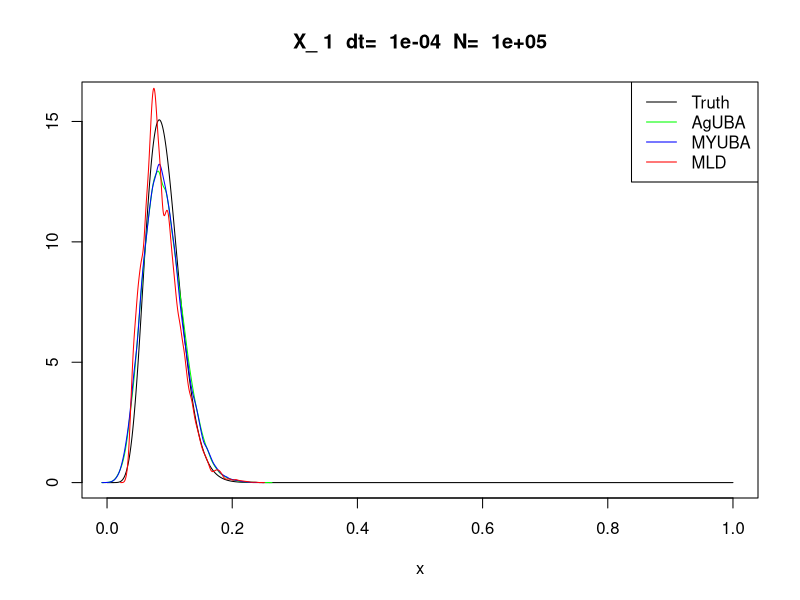
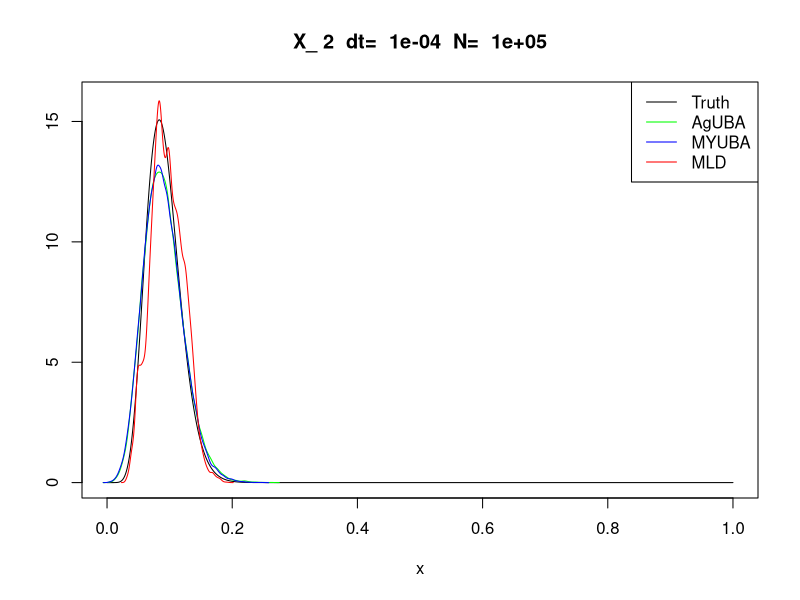
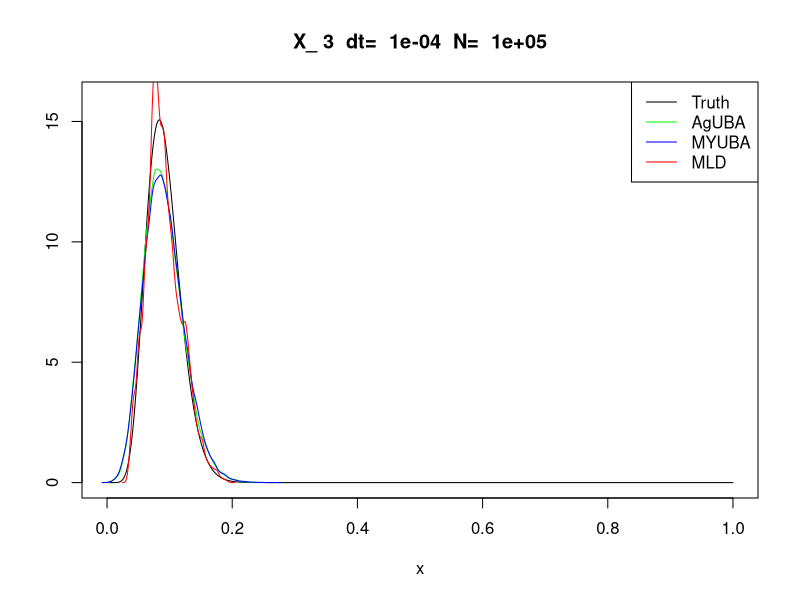
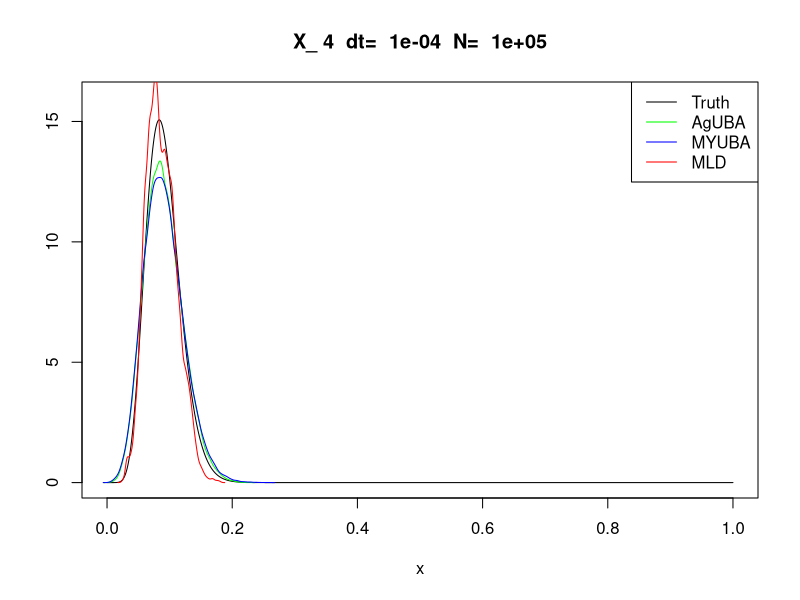
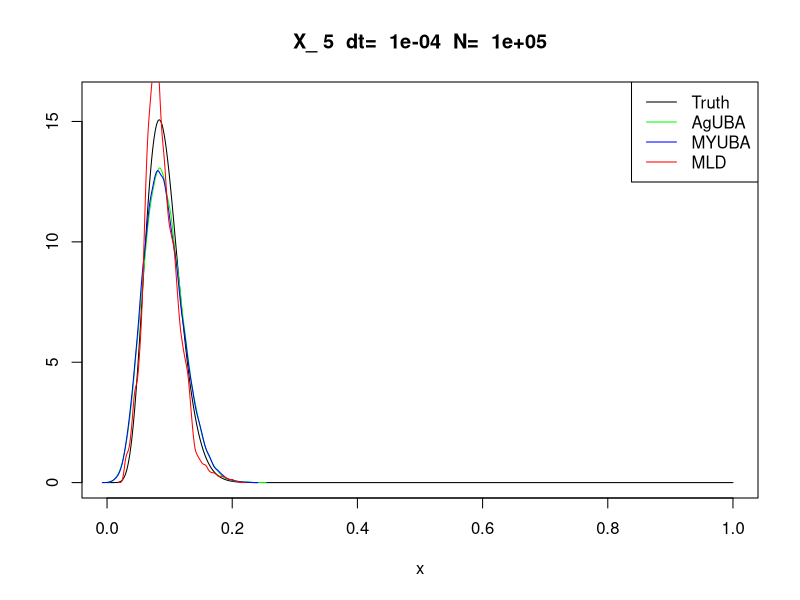
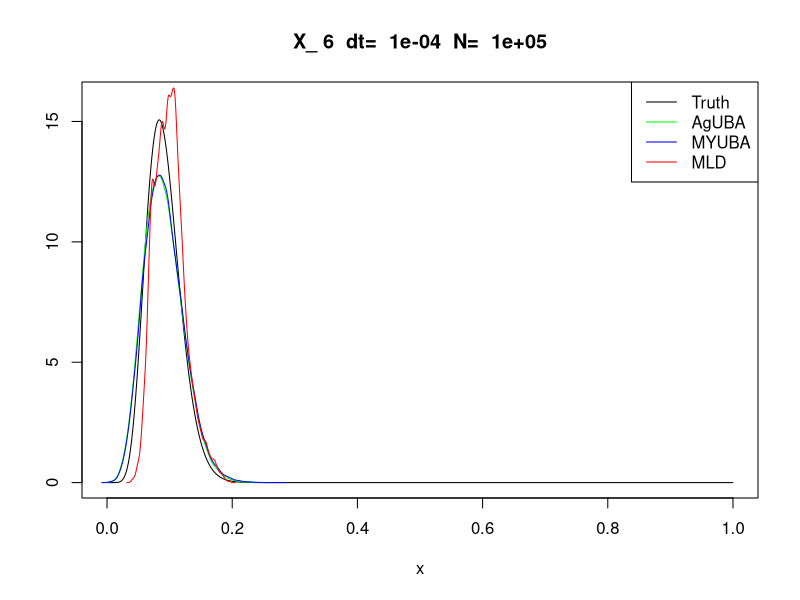
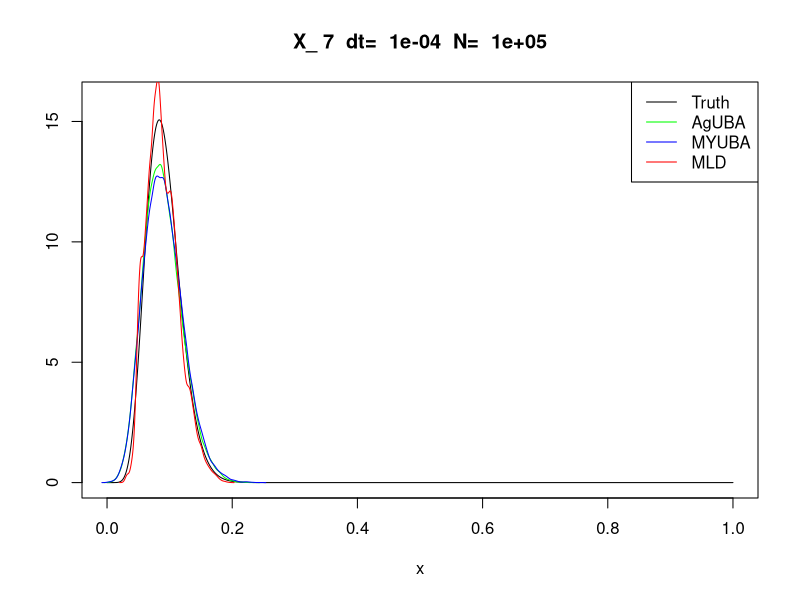
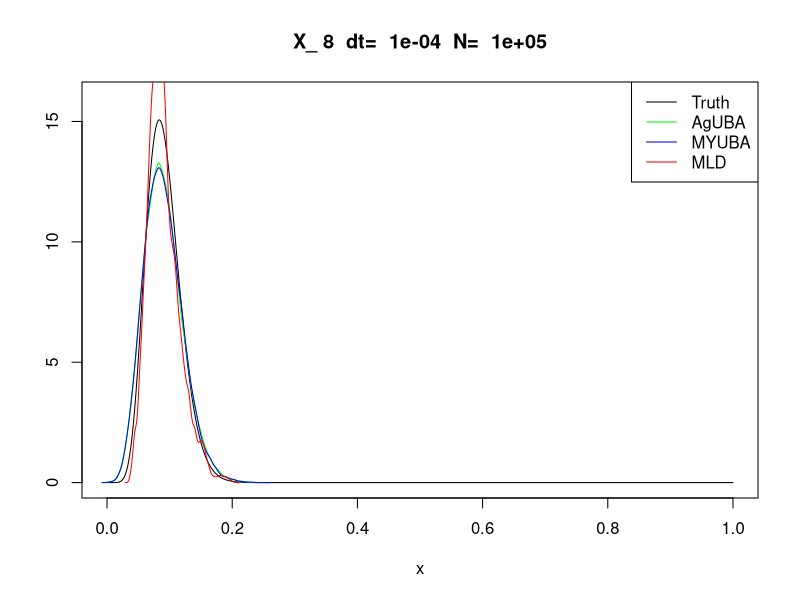

R code for these plots, in order:
##########################################33
### MYUBA vs AgUBA on simplex 
##############################################
###AugUBA for Simplex
set.seed(123)

d = 11
nl = rep(10, d)
#nl = c(.5, .50,rep(50, d-2))
#nl = c(3,3)
al= rep(0.1, d) 
pars = nl+al
##Dimesion 

#lambda 
lambda = 1e-6

##Calculate projection 
projsplx = function(u)
{
  ##Initialize
  y = sort(u)
  n = length(y)
  t = numeric(n-1)
  i = n-1
  
  ##Calculating t_hat
  while(i>= 1)
  {
    #Calculate t_i for i>=1
    t[i] = (sum(y[(i+1):n]) - 1)/(n-i)
    if(t[i] >= y[i])
    {
      t_hat = t[i]
      x = ifelse((u - t_hat) >0 , (u- t_hat) , 0)
      return(x)
    }
    else
    {
      #decrement
      i = i - 1
    }
  }
  
  #Calculate t_hat for i==0
  t_hat = (sum(y)-1)/n
  x = ifelse((u - t_hat) >0 , (u - t_hat) , 0)
  return(x)
  
}

dlogf = function(x)
{
  u = projsplx(x)
  
  u.sub <- u[1:(d-1)]
  x.sub <- x[1:(d-1)]
  nl.sub <- nl[1:(d-1)]
  al.sub<- al[1:(d-1)]
  
  grad.psi = (nl.sub + al.sub -1)/x.sub - (nl.sub + al.sub -1)/(1 -sum(x.sub))
  
  my.grad = (x.sub - u.sub)/lambda
  rtn = grad.psi - my.grad
  return(rtn)
}

probf = function(x , dt,v)
{
  mu = dlogf(x)
  temp = -sqrt(2*dt)*v*mu
  return(1/(1 + exp(temp)))
}

UBA = function(x0 ,dt, N)
{
  d = length(x0)
  x = matrix(nrow = N , ncol = d)
  x[1, ]= x0
  counter = 0 
  ind = rep(FALSE , N)
  for( i in 2: N)
  {
    P_x = projsplx(x[(i-1), ])
    diff = P_x - x[(i-1),]
    s = sum(diff==0)
    if(s == d)
    {
      counter = counter + 1
      ind[(i-1)] = TRUE
    }
    
    
    v = rnorm(d-1)
    U = runif(d-1)
    prob = probf(x[i-1, ],dt = dt , v = v)
    b = ifelse(U<=prob , 1, -1)
    x[i,-d ] = x[i-1, -d] + sqrt(2*dt)*b*v
    x[i , d] = 1 - sum(x[i, -d])
    if(i%% 1e4 ==0)
    {
      print(i)
    }
  }
  
  return(list(x , ind , counter)) 
  
}




##Calculate augmented drift
aug_drift = function(x)
{
  u = projsplx(x)
  
  u.sub <- u[1:(d-1)]
  x.sub <- x[1:(d-1)]
  nl.sub <- nl[1:(d-1)]
  al.sub<- al[1:(d-1)]
  
  dlogf = (nl.sub + al.sub -1)/x.sub - (nl.sub + al.sub -1)/(1 -sum(x.sub))
  
  rtn = ifelse( u.sub - x.sub == 0 , dlogf , sign(u.sub - x.sub)*Inf)
  return(rtn)
}


##Calculate probability function 
aug_probf = function(u , dt, v)
{
  mu = aug_drift(u)
  temp = -sqrt(2*dt)*v*mu
  return(1/(1 + exp(temp)))
}


###Preconditioning matrix 
###Calculate preconditioning matrix
C = function(x)
{
  u = projsplx(x)
  u.sub <- u[1:(d-1)]
  x.sub <- x[1:(d-1)]
  s = matrix(u.sub - x.sub , nrow = length(u.sub) , ncol = 1)
  
  #Projection matrix
  den = t(s)%*%s
  den = den[1,1]
  
  foo = prod(s==0)
  #foo = prod(s < eps)
  count = 0
  if(foo>0)
  {
    I = diag(1,nrow =  d-1, ncol = d-1)
    rtn = I
    count = count + 1
  }else{
    P = s%*% t(s)
    P = P/den
    rtn = P 
  }
  return(list(rtn ,count))
}

###AugUBA
###AugUBA
aug_UBA = function(x0,dt,N)
{
  x = matrix(0 ,nrow = N, ncol= d)
  
  #initializing the first row 
  x[1 , ] = x0
  ind = rep(FALSE, N)
  counter = 0
  for( i in 2: N)
  {
    v = rnorm(d-1)
    U = runif(d-1)
    prob = aug_probf(u = x[(i-1), ], dt = dt , v = v)
    v = ifelse(U<= prob , v, -v)
    pack = C(x[(i-1), ])
    mat = pack[[1]]
    temp = pack[[2]]
    if(temp ==1)
    {
      counter = counter + 1
      ind[(i-1)] = TRUE
    }
    x[i, -d] = x[(i-1), -d] + sqrt(2*dt)*mat%*%v
    x[i , d] = 1 - sum(x[i, -d]) #Using the dirichlet constraint
    #print(sum(x[i,]))
    if(i%% 1e4 ==0)
    {
      print(i)
    }
    
  } 
  return(list(x , ind, counter))
}
###############################################
### MLD 
###################################################
grad.h = function(x)
{
  rtn = log(x)- log( 1 - sum(x))
  return(rtn)
}

grad.w = function(y)
{
  a0 = sum(pars)
  pars.sub = pars[1:(d-1)]
  rtn = a0*(exp(y)/(1 + sum(exp(y)))) - pars.sub
  return(rtn)
}

grad.hstar = function(y)
{
  rtn = exp(y)/( 1 + sum(exp(y)))
  return(rtn)
}


MLD = function(x0, dt, N)
{
  x = matrix(0 , nrow = N, ncol = d-1) 
  y = matrix(0 , nrow = N , ncol = d-1)
  x[1, ] = x0[-d]
  for( i in 2: N) 
  {
    v = rnorm(d-1)
    y[(i-1), ] = grad.h(x[(i-1), ]) 
    y[i, ] = y[(i-1),  ] - dt*grad.w(y[(i-1), ]) + v*sqrt(2 *dt)
    x[i,] = grad.hstar(y[i, ])
    
  }
  x = cbind( x, 1- rowSums(x))
  return(x)
}


####Set initial values 
x0 = rep(1/d, d)
dt = 1e-4
N = 1e5
##Run MYUBA 
out = UBA(x0 = x0, dt = dt, N = N)
my_r = 1 - out[[3]]/N
my_out = out[[1]][out[[2]] , ]
##Run aug_UBA
try = aug_UBA(x0, dt = dt , N = N) 
c = try[[3]]
r = 1 - c/N
try1 = try[[1]]
ag_out = try1[try[[2]] ,]
##Run MLD
out_MLD = MLD(x0, dt= dt,N=N)


foo.x = seq(0,1, length.out = 1e3)
for(idx in 1:11)
{
  plot(foo.x , dbeta(foo.x , shape1 = pars[idx],
                     shape2 = sum(pars) - pars[idx]),
       type ='l', ylab = ' ', xlab = 'x', 
       ylim = c(0,16),
       main = paste('X_', idx,' dt= ', dt,' N= ',N))
  lines(density(ag_out[,idx]), col = 'green')
  lines(density(my_out[,idx]) , col = 'blue')
  lines(density(out_MLD[,idx]), col = 'red')
  legend('topright', 
         legend = c('Truth', 'AgUBA' , 'MYUBA' , 'MLD'), 
         col = c('black', 'green' , 'blue','red'),lty = 1 )
  print(paste('X_',idx,'MYUBA: ',
              round(my_r ,4), ' AgUBA: ', round(r,4)))
}


